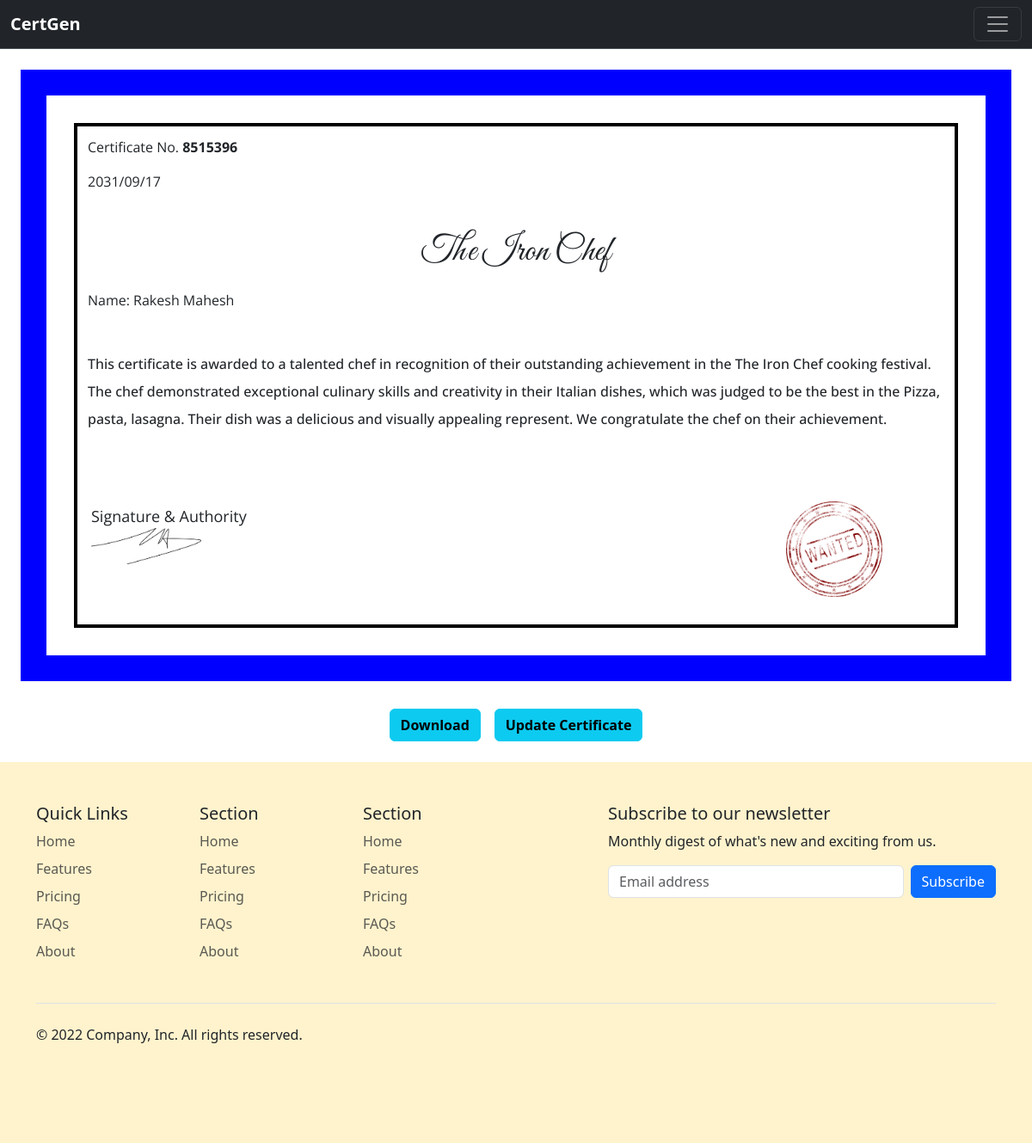
Page /view/certificate/6/ (signed in) on the committed database.
### core/models.py (models this page shows, shortened)
class Certificate(models.Model):
    user = models.ForeignKey(User, on_delete=models.CASCADE, null=True)
    name = models.CharField(max_length=15, null=True, blank=False, verbose_name='Name')
    issued_at = models.DateField(null=True,blank=True, verbose_name="created_at",editable=True)
    created_at = models.DateTimeField(null=True,auto_now_add=True)
    updated_at = models.DateField(null=True,auto_now=True)
    content = models.TextField(null=True,blank=True,max_length=450)
    certificate_no = models.CharField(default=get_uuid_only_int_7digits(), null=True, max_length=7, editable=False)
    header = models.CharField(max_length=20, null=True, blank=True)
    certified_by = models.CharField(max_length=20, null=True, blank=True)

### core/views.py (the view)
# urls.py: path('view/certificate/<int:id>/', views.view_certificate, name="view_certificate_file"),
@login_required
def view_certificate(request,id):
    cert_item = Certificate.objects.get(id=id)
    context ={
        'cert_item':cert_item,
    }
    return render(request, 'view_mycertificate.html', context)

### core/templates/view_mycertificate.html (shortened to what this page needs)
{% extends 'base.html' %}
{% load static %}
{% block content %}
<div class="m-4  outer-comp fs-5">
  <div class=" m-2 fs-5  inner-comp">
	<p class="da_certother">Certificate No. <b style="word-spacing:5px;">{{cert_item.certificate_no}}</b></p>
	<p class="da_certother">{{cert_item.issued_at|date:'Y/m/d'}}</p><br>
	{% if header.blank %}
	<h2 class="header-data">CertGen Certificate</h2>
	{% else %}
	<h2 class="header-data">{{cert_item.header}}</h2>
	{% endif %}
	{% if not content.blank %}
	<p class="da_certother">Name: {{cert_item.name}}</p><br>
	{% endif %}
	{% if content.blank %}
	<p class="main-sub">  This is to certify that <b>{{cert_item.name}}</b> <br>
		has successfully completed the Google Kick Start Coding Competition 2023.
		He is placed 1st in the Google Kick Start Coding Competition 2023, solving 5 problems correctly in 2 hours.<br></p>
	{% else %}
	<p class="main-sub">{{cert_item.content}}</p>
	{% endif %}
	<div  class="f_container">
		<div class="items_div">
			<p class="signature">Signature & Authority <br>
				<img class="sign_item" src="{% static 'kindpng_7644473.png' %}">
			</p>
		</div>
		<div class="items_div">
			<img class="seal_sta" src="{% static 'stamp-gdc3297010_640.png' %}" />
		</div>
	</div>
</div>
</div>
<div class="d-flex flex-row  justify-content-center mb-3">
	<div class="p-2"><a class="align-center fw-bold btn btn-info" type="btn" href='/file/{{cert_item.id}}/'>Download</a> </div>
	<div class="p-2"><a class="align-center fw-bold btn btn-info" type="btn" href="{% url 'update_certificate' cert_item.id %}">Update Certificate</a> </div>
</div>
{% endblock content %}

### templates/base.html (style rules this page uses)
.outer-comp { border:22px solid blue; border-width:30px; padding:24px; }
.inner-comp { border:4px solid black; margin:4px; padding:12px; height:36.70rem; }
.da_certother { font-family:Open Sans; font-size:16px; text-wrap:wrap; }
.header-data { font-size:41.34px; ; font-family:Great Vibes, Verdana, Sans-Serif; text-align:center; margin-bottom:18px; }
.main-sub { font-family:Open Sans; line-height:2; font-size:16px; font-weight:500; text-wrap:wrap; }
.f_container { display: flex; flex-direction: row; bottom:5px; }
.items_div { flex: 1 1 0; width: 100px; height:auto; text-align:center; margin-top:4rem; }
.signature { text-align:left; font-size:18px; font-family:Open Sans; padding:4px; }
.sign_item { width:8rem; height:auto; float:left; }
.seal_sta { width:7rem; height:auto; margin-right:4.5rem; float:right; }

### rows in the picture
Certificate: certificate_no "8515396", issued_at "2031/09/17", header "The Iron Chef", name "Rakesh Mahesh", content "This certificate is awarded to a talented chef in recognition of their outstanding achievement in the The Iron Chef cooking festival. The chef demonstrated exceptional culinary skills and creativity in their Italian dishes, which was judged to be the best in the Pizza, pasta, lasagna. Their dish was a delicious and visually appealing represent. We congratulate the chef on their achievement."
